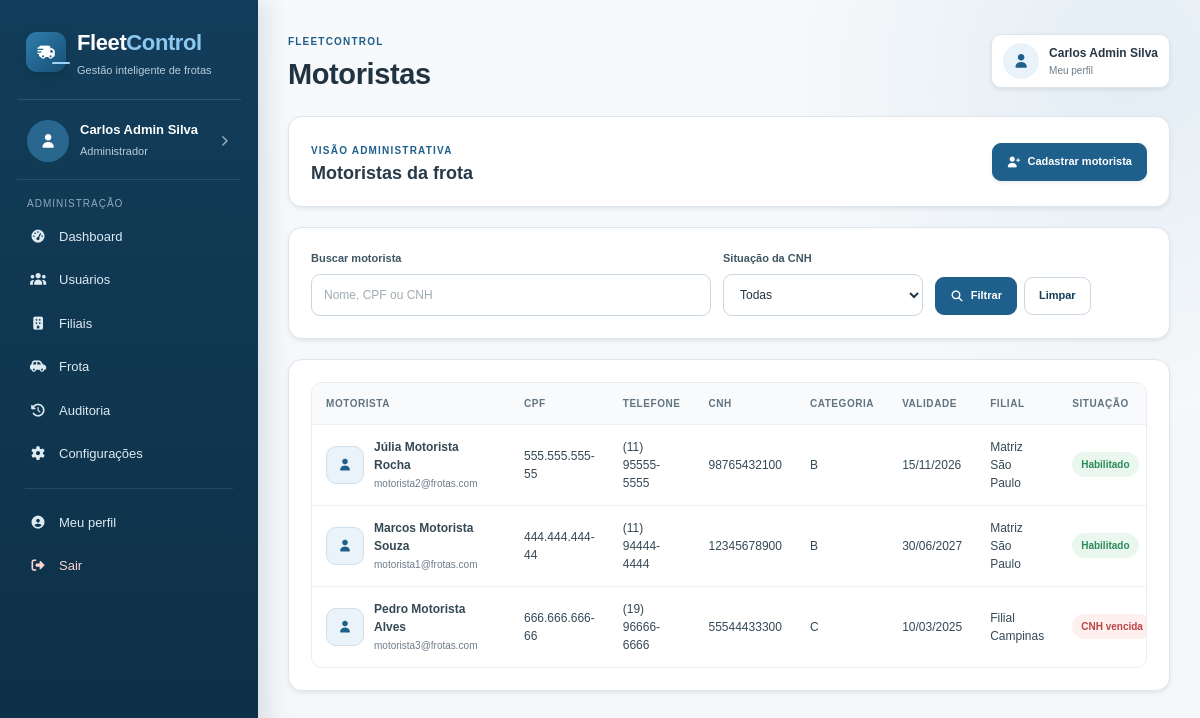
The app's page /gerente/motoristas.php (signed in) with its own data.
### tables this page shows
CREATE TABLE usuarios (
    id                  INT UNSIGNED    NOT NULL AUTO_INCREMENT,
    nome                VARCHAR(100)    NOT NULL,
    cpf                 VARCHAR(14)     NOT NULL,
    rg                  VARCHAR(20)     DEFAULT NULL,
    email               VARCHAR(150)    NOT NULL,
    telefone            VARCHAR(20)     DEFAULT NULL,
    foto                VARCHAR(255)    DEFAULT NULL,
    senha_hash          VARCHAR(255)    NOT NULL,
    perfil              ENUM('admin','gerente','motorista') NOT NULL,
    filial_id           INT UNSIGNED    DEFAULT NULL,
    ativo               TINYINT(1)      NOT NULL DEFAULT 1,
    token_recuperacao   VARCHAR(100)    DEFAULT NULL,
    token_expiracao     DATETIME        DEFAULT NULL,
    criado_em           DATETIME        NOT NULL DEFAULT CURRENT_TIMESTAMP,
    PRIMARY KEY (id),
    UNIQUE KEY uq_usuario_cpf   (cpf),
    UNIQUE KEY uq_usuario_email (email),
    CONSTRAINT fk_usuario_filial
        FOREIGN KEY (filial_id) REFERENCES filiais(id)
        ON UPDATE CASCADE ON DELETE SET NULL
);

CREATE TABLE motoristas (
    usuario_id      INT UNSIGNED                                                NOT NULL,
    cnh_numero      VARCHAR(20)                                                 NOT NULL,
    cnh_categoria   ENUM('A','B','C','D','E','AB','AC','AD','AE')               NOT NULL,
    cnh_validade    DATE                                                        NOT NULL,
    PRIMARY KEY (usuario_id),
    UNIQUE KEY uq_motorista_cnh (cnh_numero),
    CONSTRAINT fk_motorista_usuario
        FOREIGN KEY (usuario_id) REFERENCES usuarios(id)
        ON UPDATE CASCADE ON DELETE CASCADE
);

CREATE TABLE filiais (
    id          INT UNSIGNED    NOT NULL AUTO_INCREMENT,
    nome        VARCHAR(100)    NOT NULL,
    cnpj        VARCHAR(18)     NOT NULL,
    cidade      VARCHAR(80)     NOT NULL,
    estado      CHAR(2)         NOT NULL,
    endereco    VARCHAR(200)    NOT NULL,
    imagem      VARCHAR(255)    DEFAULT NULL,
    ativo       TINYINT(1)      NOT NULL DEFAULT 1,
    criado_em   DATETIME        NOT NULL DEFAULT CURRENT_TIMESTAMP,
    PRIMARY KEY (id),
    UNIQUE KEY uq_filial_cnpj (cnpj)
);

### funcoes.php (called while the page is built, shortened)
<?php
function escapar($texto)
{
    return htmlspecialchars((string) $texto, ENT_QUOTES, 'UTF-8');
}
function data_br($data)
{
    return date('d/m/Y', strtotime($data));
}
function cnh_valida($validade)
{
    return strtotime($validade) >= strtotime(date('Y-m-d'));
}
?>

### gerente/motoristas.php (the view, shortened to what this page needs)
<?php
include "../conexao.php";
include "../funcoes.php";
$perfil_atual = $_SESSION['usuario']['perfil'];
$visao_global = $perfil_atual === 'admin';
$busca = trim($_GET['busca'] ?? '');
$sql_lista =
    "SELECT u.id, u.nome, u.cpf, u.rg, u.email, u.telefone, u.foto, u.ativo, u.filial_id,
            m.cnh_numero, m.cnh_categoria, m.cnh_validade,
            f.nome AS filial
     FROM usuarios u
     LEFT JOIN motoristas m ON m.usuario_id = u.id
     LEFT JOIN filiais f ON f.id = u.filial_id
     WHERE u.perfil = 'motorista'";
$sql_lista .= " ORDER BY u.nome";
$query = $sql->prepare($sql_lista);
$query->execute();
$lista = $query->get_result();
include '../cabecalho.php';
?>
<div class="dashboard-intro painel shadow-sm">
    <div>
        <span class="etiqueta"><?php echo $visao_global ? 'Visão administrativa' : 'Nível 2 - Gestão da filial'; ?></span>
        <h3>Motoristas da frota</h3>
    </div>
    <?php if ($visao_global): ?>
        <a href="../admin/usuario-form.php" class="botao botao-principal shadow-sm">
            <i class="fa-solid fa-user-plus"></i>
            Cadastrar motorista
        </a>
    <?php endif; ?>
</div>
<div class="painel shadow-sm">
    <form method="GET" class="filtros">
        <div class="input-box filtro-busca">
            <label for="busca">Buscar motorista</label>
            <input
                type="text"
                id="busca"
                name="busca"
                placeholder="Nome, CPF ou CNH"
                value="<?php echo escapar($busca); ?>"
            >
        </div>
        <div class="input-box">
            <label for="cnh">Situação da CNH</label>
            <select id="cnh" name="cnh">
                <option value="">Todas</option>
            </select>
        </div>
        <div class="filtro-acoes">
            <button class="botao botao-principal" type="submit">
                <i class="fa-solid fa-magnifying-glass"></i>
                Filtrar
            </button>
            <a href="motoristas.php" class="botao botao-secundario">Limpar</a>
        </div>
    </form>
</div>
<div class="painel shadow-sm">
    <div class="tabela-wrap">
        <table>
            <thead>
                <tr>
                    <th>Motorista</th>
                    <th>CPF</th>
                    <th>Telefone</th>
                    <th>CNH</th>
                    <th>Categoria</th>
                    <th>Validade</th>
                    <th>Filial</th>
                    <th>Situação</th>
                </tr>
            </thead>
            <tbody>
                <?php while ($motorista = $lista->fetch_assoc()): ?>
                    <?php
                    $tem_cnh = !empty($motorista['cnh_numero']) && !empty($motorista['cnh_validade']);
                    $cnh_esta_valida = $tem_cnh && cnh_valida($motorista['cnh_validade']);
                    ?>
                    <tr>
                        <td>
                            <div class="usuario-tabela">
                                <span class="foto-lista">
                                    <?php if (!empty($motorista['foto'])): ?>
                                        <img src="../uploads/usuarios/<?php echo escapar($motorista['foto']); ?>" alt="Foto de <?php echo escapar($motorista['nome']); ?>">
                                    <?php else: ?>
                                        <i class="fa-solid fa-user"></i>
                                    <?php endif; ?>
                                </span>
                                <div>
                                    <strong><?php echo escapar($motorista['nome']); ?></strong>
                                    <small class="tabela-subtexto"><?php echo escapar($motorista['email']); ?></small>
                                </div>
                            </div>
                        </td>
                        <td><?php echo escapar($motorista['cpf']); ?></td>
                        <td><?php echo escapar($motorista['telefone'] ?: '-'); ?></td>
                        <td><?php echo escapar($motorista['cnh_numero'] ?: 'Não cadastrada'); ?></td>
                        <td><?php echo escapar($motorista['cnh_categoria'] ?: '-'); ?></td>
                        <td><?php echo $tem_cnh ? data_br($motorista['cnh_validade']) : '-'; ?></td>
                        <td><?php echo escapar($motorista['filial'] ?? '-'); ?></td>
                        <td>
                            <?php if (!$tem_cnh): ?>
                                <span class="status cancelada">CNH obrigatória</span>
                            <?php elseif (!$cnh_esta_valida): ?>
                                <span class="status cancelada">CNH vencida</span>
                            <?php else: ?>
                                <span class="status disponivel">Habilitado</span>
                            <?php endif; ?>
                        </td>
                    </tr>
                <?php endwhile; ?>
            </tbody>
        </table>
    </div>
</div>
<?php
include '../rodape.php';
?>

### css/style.css (style rules this page uses)
:root { --azul: #1f5f8b; --azul-hover: #174e74; --azul-escuro: #123d5a; --azul-muito-escuro: #0d2f45; --azul-claro: #eaf3f9; --azul-borda: #cfe0eb; --fundo: #f4f7fa; --branco: #ffffff; --texto: #243746; --texto-claro: #6d7c89; --borda: #dde6ec; --borda-forte: #cad7e0; --verde: #2c8a58; --verde-claro: #eaf7ef; --amarelo: #ad7519; --amarelo-claro: #fff6e4; --vermelho: #b84646; --vermelho-claro: #fff0f0; --cinza-claro: #f7f9fb; --sombra: 0 .5rem 1.2rem rgba(25, 55, 75, .08); --sombra-forte: 0 .8rem 2rem rgba(25, 55, 75, .12); --raio: 14px; --raio-menor: 9px; }
* { box-sizing: border-box; }
html { scroll-behavior: smooth; }
body { margin: 0; color: var(--texto); background: var(--fundo); font-family: Arial, Helvetica, sans-serif; font-size: 14px; line-height: 1.5; }
body, button, input, select, textarea { font-family: Arial, Helvetica, sans-serif; }
a { color: inherit; text-decoration: none; }
button, a, input, select, textarea { -webkit-tap-highlight-color: transparent; }
.etiqueta, .mini-etiqueta { color: var(--azul); font-size: 10px; font-weight: 700; letter-spacing: 1.2px; text-transform: uppercase; }
.painel, .card-info, .recurso-card, .viagem-card { border: 1px solid var(--borda); background: var(--branco); border-radius: var(--raio); }
.painel { padding: 22px; margin-bottom: 20px; }
.painel-titulo h3, .painel h3 { margin: 3px 0 0; color: #263a49; font-size: 18px; font-weight: 700; }
.dashboard-intro, .motorista-boas-vindas { display: flex; align-items: center; justify-content: space-between; gap: 18px; }
.tabela-wrap { width: 100%; overflow-x: auto; border: 1px solid #e7edf1; border-radius: 11px; background: #fff; }
table { width: 100%; border-collapse: collapse; min-width: 760px; }
th, td { padding: 13px 14px; text-align: left; vertical-align: middle; border-bottom: 1px solid #edf1f4; }
th { color: #607482; background: #f8fafb; font-size: 10px; font-weight: 700; text-transform: uppercase; letter-spacing: .55px; white-space: nowrap; }
td { color: #344956; font-size: 12px; }
tbody tr:last-child td { border-bottom: 0; }
.tabela-subtexto { display: block; margin-top: 2px; color: var(--texto-claro); font-size: 10px; }
.foto-lista { width: 38px; height: 38px; display: inline-flex; align-items: center; justify-content: center; overflow: hidden; flex: 0 0 auto; border-radius: 10px; color: var(--azul); background: var(--azul-claro); border: 1px solid var(--azul-borda); }
.usuario-tabela { display: flex; align-items: center; gap: 10px; min-width: 170px; }
.status { display: inline-flex; align-items: center; gap: 5px; padding: 5px 9px; border-radius: 999px; font-size: 10px; font-weight: 700; white-space: nowrap; }
.status.disponivel, .status.concluida, .status.concluido, .status.conforme, .status-disponivel { color: var(--verde); background: var(--verde-claro); }
.status.manutencao, .status.cancelada, .status.cancelado, .status.nao-conforme { color: var(--vermelho); background: var(--vermelho-claro); }
.botao { min-height: 38px; padding: 9px 14px; display: inline-flex; align-items: center; justify-content: center; gap: 7px; border: 1px solid transparent; border-radius: 9px; cursor: pointer; font-size: 11px; font-weight: 700; line-height: 1.2; transition: transform .16s ease, background-color .16s ease, border-color .16s ease, box-shadow .16s ease; }
.botao-principal { color: #fff; background: var(--azul); border-color: var(--azul); }
.botao-secundario { color: var(--azul-escuro); background: #fff; border-color: var(--borda-forte); }
.input-box { min-width: 0; }
.input-box label { display: flex; align-items: baseline; gap: 6px; margin-bottom: 7px; color: #405663; font-size: 11px; font-weight: 700; }
.input-box input, .input-box select, .input-box textarea { width: 100%; min-height: 42px; padding: 10px 12px; color: var(--texto); border: 1px solid var(--borda-forte); border-radius: 9px; outline: none; background: #fff; font-size: 12px; transition: border-color .16s ease, box-shadow .16s ease, background-color .16s ease; }
.input-box input::placeholder, .input-box textarea::placeholder { color: #a0abb3; }
.filtros { display: grid; grid-template-columns: minmax(210px, 1.5fr) repeat(2, minmax(150px, .75fr)) auto; gap: 12px; align-items: end; }
.filtros .filtro-busca { min-width: 0; }
.filtro-acoes { display: flex; align-items: center; gap: 7px; padding-bottom: 1px; }

### records on screen
usuarios: nome "Júlia Motorista Rocha", email "motorista2@frotas.com", cpf "555.555.555-55", telefone "(11) 95555-5555", motoristas.cnh_numero "98765432100", motoristas.cnh_categoria "B", motoristas.cnh_validade "15/11/2026", filial.nome "Matriz São Paulo", shows "Habilitado"
usuarios: nome "Marcos Motorista Souza", email "motorista1@frotas.com", cpf "444.444.444-44", telefone "(11) 94444-4444", motoristas.cnh_numero "12345678900", motoristas.cnh_categoria "B", motoristas.cnh_validade "30/06/2027", filial.nome "Matriz São Paulo", shows "Habilitado"
usuarios: nome "Pedro Motorista Alves", email "motorista3@frotas.com", cpf "666.666.666-66", telefone "(19) 96666-6666", motoristas.cnh_numero "55544433300", motoristas.cnh_categoria "C", motoristas.cnh_validade "10/03/2025", filial.nome "Filial Campinas", shows "CNH vencida"

### other values on screen
escapar($nome_atual) "Carlos Admin Silva"
escapar(perfil_nome($perfil_atual)) "Administrador"
escapar($titulo) "Motoristas"
escapar($_SESSION['usuario']['nome'] ?? 'Usuário') "Carlos Admin Silva"
